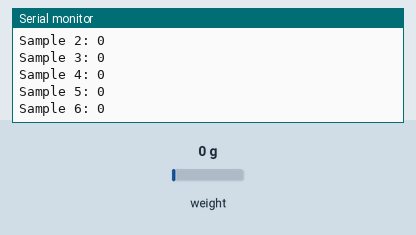
The sketch below on a simulated ESP32. On the bench: the last lines printed to the serial monitor. The inputs (shaded band) are chosen by the test bench; at power-on: weight on the scale 0 g. Storage starts empty.

Above: at 11.4 s.
11.5 s: weight on the scale set to 100 g
At 11.66 s:
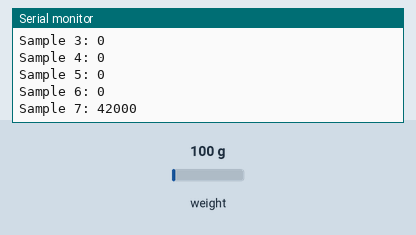
13.0 s: weight on the scale set to 1250 g
At 13.01 s:
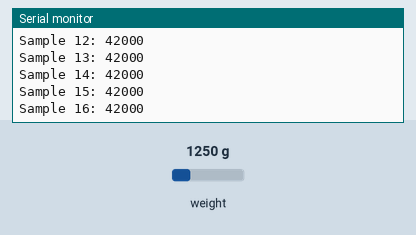
Timing chart, 0 to 16.0 s (numbered marks = the images above; inputs shaded):
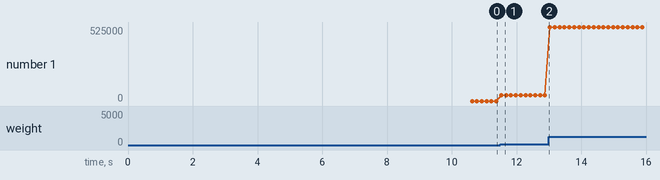

The sketch:

simple_loadSensor_reading.ino
```cpp
#include <HX711.h>
#include <SPI.h>
#include <SD.h>

// HX711 Pin configuration
#define DT 32     // Data pin (DT)
#define SCK 14    // Clock pin (SCK)

// SD card configuration
#define SD_CS 5  // Chip select pin for SD card (adjust to your setup)

HX711 scale;

// Parameters
const float true_weight = 800.0;  // True weight in grams (adjust as needed)
const int sample_count = 200;

File dataFile;

void setup() {
  Serial.begin(115200);
  delay(1000);

  // Initialize HX711
  Serial.println("Initializing HX711...");
  scale.begin(DT, SCK);
  delay(500);

  // Added a loop for initial readiness check
  int retries = 0;
  while (!scale.is_ready()) {
    Serial.println("❌ HX711 not ready during setup. Check wiring and power. Retrying...");
    delay(500); // Give it some time before retrying
    retries++;
    if (retries > 10) { // Limit setup retries to prevent infinite loop
      Serial.println("❌ HX711 failed to become ready after multiple attempts. Halting.");
      while (1);
    }
  }
  Serial.println("✅ HX711 ready.");

  // Tare scale
  Serial.println("Taring scale. Remove any weights...");
  scale.tare(); // Ensure nothing is on the load cell during tare
  delay(3000); // Give time for tare to settle

  // Prompt to place weight
  Serial.println("Place known weight...");
  delay(5000); // Give user time to place weight

  // Initialize SD card
  Serial.print("Initializing SD card...");
  if (!SD.begin(SD_CS)) {
    Serial.println("❌ SD card initialization failed!");
    while (1); // Halt if SD card is critical
  }
  Serial.println("✅ SD card initialized.");

  // Build filename: weight_<true_weight>.csv (e.g., weight_2000.csv)
  char filename[32];
  snprintf(filename, sizeof(filename), "/weight_%d.csv", (int)true_weight);

  // Open file
  dataFile = SD.open(filename, FILE_WRITE);
  if (!dataFile) {
    Serial.println("❌ Failed to open file on SD card.");
    while (1); // Halt if file cannot be opened
  }

  // Write header
  dataFile.println("raw_reading,true_weight_grams");

  // Collect and store samples
  Serial.print("Collecting ");
  Serial.print(sample_count);
  Serial.println(" samples...");

  for (int i = 0; i < sample_count; i++) {
    // Before reading, explicitly wait for the HX711 to be ready
    while (!scale.is_ready()) {
      Serial.println("⚠️ HX711 not ready for read. Waiting...");
      delay(200); // Wait a bit longer before retrying to read
    }

    long reading = scale.read(); // Read the raw value

    // Check for "bad" readings immediately and optionally skip/retry
    if (reading == -1 || reading == 0x7FFFFF || reading == 0x800000) { // Common bad values: timeout, max pos, max neg
        Serial.printf("❌ Abnormal reading detected (0x%X). Retrying sample %d.\n", reading, i + 1);
        i--; // Decrement counter to retry this sample
        delay(500); // Add a longer delay to prevent rapid retries on persistent issues
        continue; // Skip to next iteration of loop
    }

    dataFile.print(reading);
    dataFile.print(",");
    dataFile.println(true_weight);

    Serial.print("Sample ");
    Serial.print(i + 1);
    Serial.print(": ");
    Serial.println(reading);

    delay(50); // Small delay between samples to allow HX711 to settle, especially if issues persist
  }

  dataFile.close();
  Serial.print("✅ Done. File saved as ");
  Serial.println(filename);
}

void loop() {
  // No repeat needed for this calibration sketch
}
```

Measured:
- after the input at 11.5 s, the serial monitor: prints a new line at once (image 1)
- plotted number 1: 0 → 42000 after the input at 11.5 s, 42000 → 525000 after the input at 13.0 s
